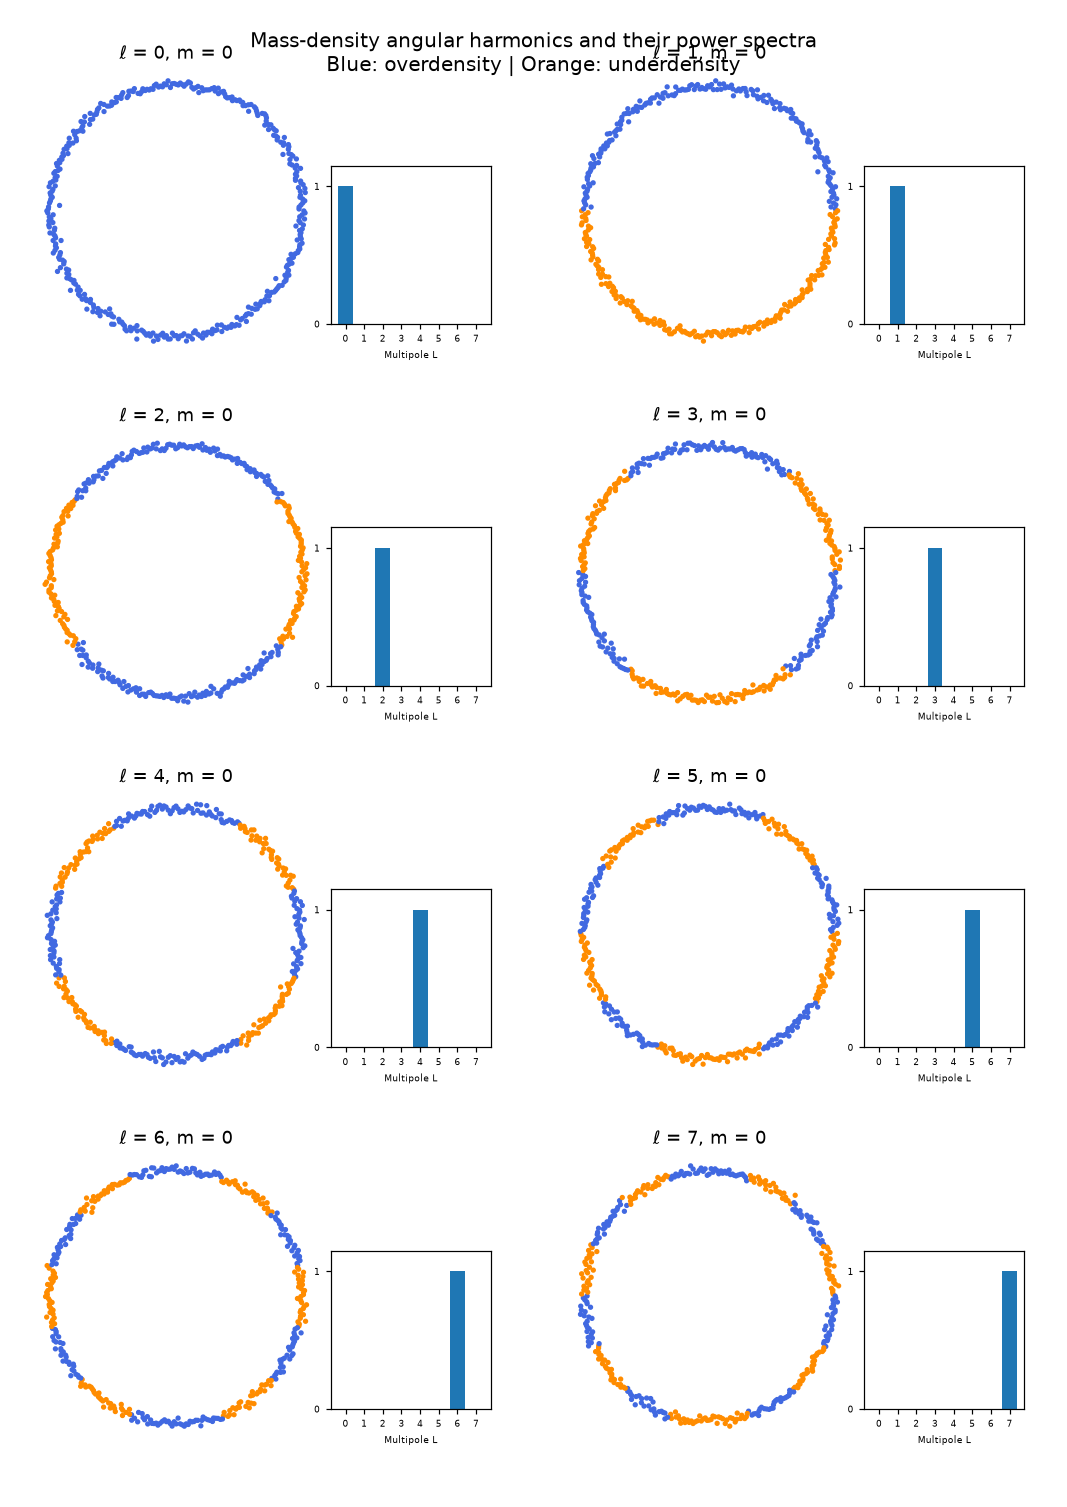

Write Python code to recreate this figure.
# REMADE (not original): axisymmetric harmonics l=0..7 on a ring + power bar
import numpy as np,matplotlib;matplotlib.use('Agg');import matplotlib.pyplot as plt
from scipy.special import eval_legendre
rng=np.random.default_rng(0);th=np.linspace(0,2*np.pi,400,endpoint=False)
fig=plt.figure(figsize=(9.7,13.7));fig.suptitle('Mass-density angular harmonics and their power spectra\nBlue: overdensity | Orange: underdensity',fontsize=13)
for L in range(8):
  r,c=divmod(L,2);ax=fig.add_axes([0.03+c*0.5,0.765-r*0.24,0.27,0.19]);ax.set_title(f'ℓ = {L}, m = 0')
  v=eval_legendre(L,np.cos(th));rad=1+0.02*rng.standard_normal(th.size)
  ax.scatter(rad*np.sin(th),rad*np.cos(th),s=6,c=np.where(v>=0,'royalblue','darkorange'));ax.set_aspect('equal');ax.axis('off')
  b=fig.add_axes([0.31+c*0.5,0.785-r*0.24,0.15,0.105]);p=np.zeros(8);p[L]=1;b.bar(range(8),p,color='tab:blue')
  b.set_xticks(range(8));b.set_yticks([0,1]);b.set_ylim(0,1.15);b.tick_params(labelsize=6);b.set_xlabel('Multipole L',fontsize=6)
fig.savefig('f11_remade.png',dpi=110,facecolor='white')
